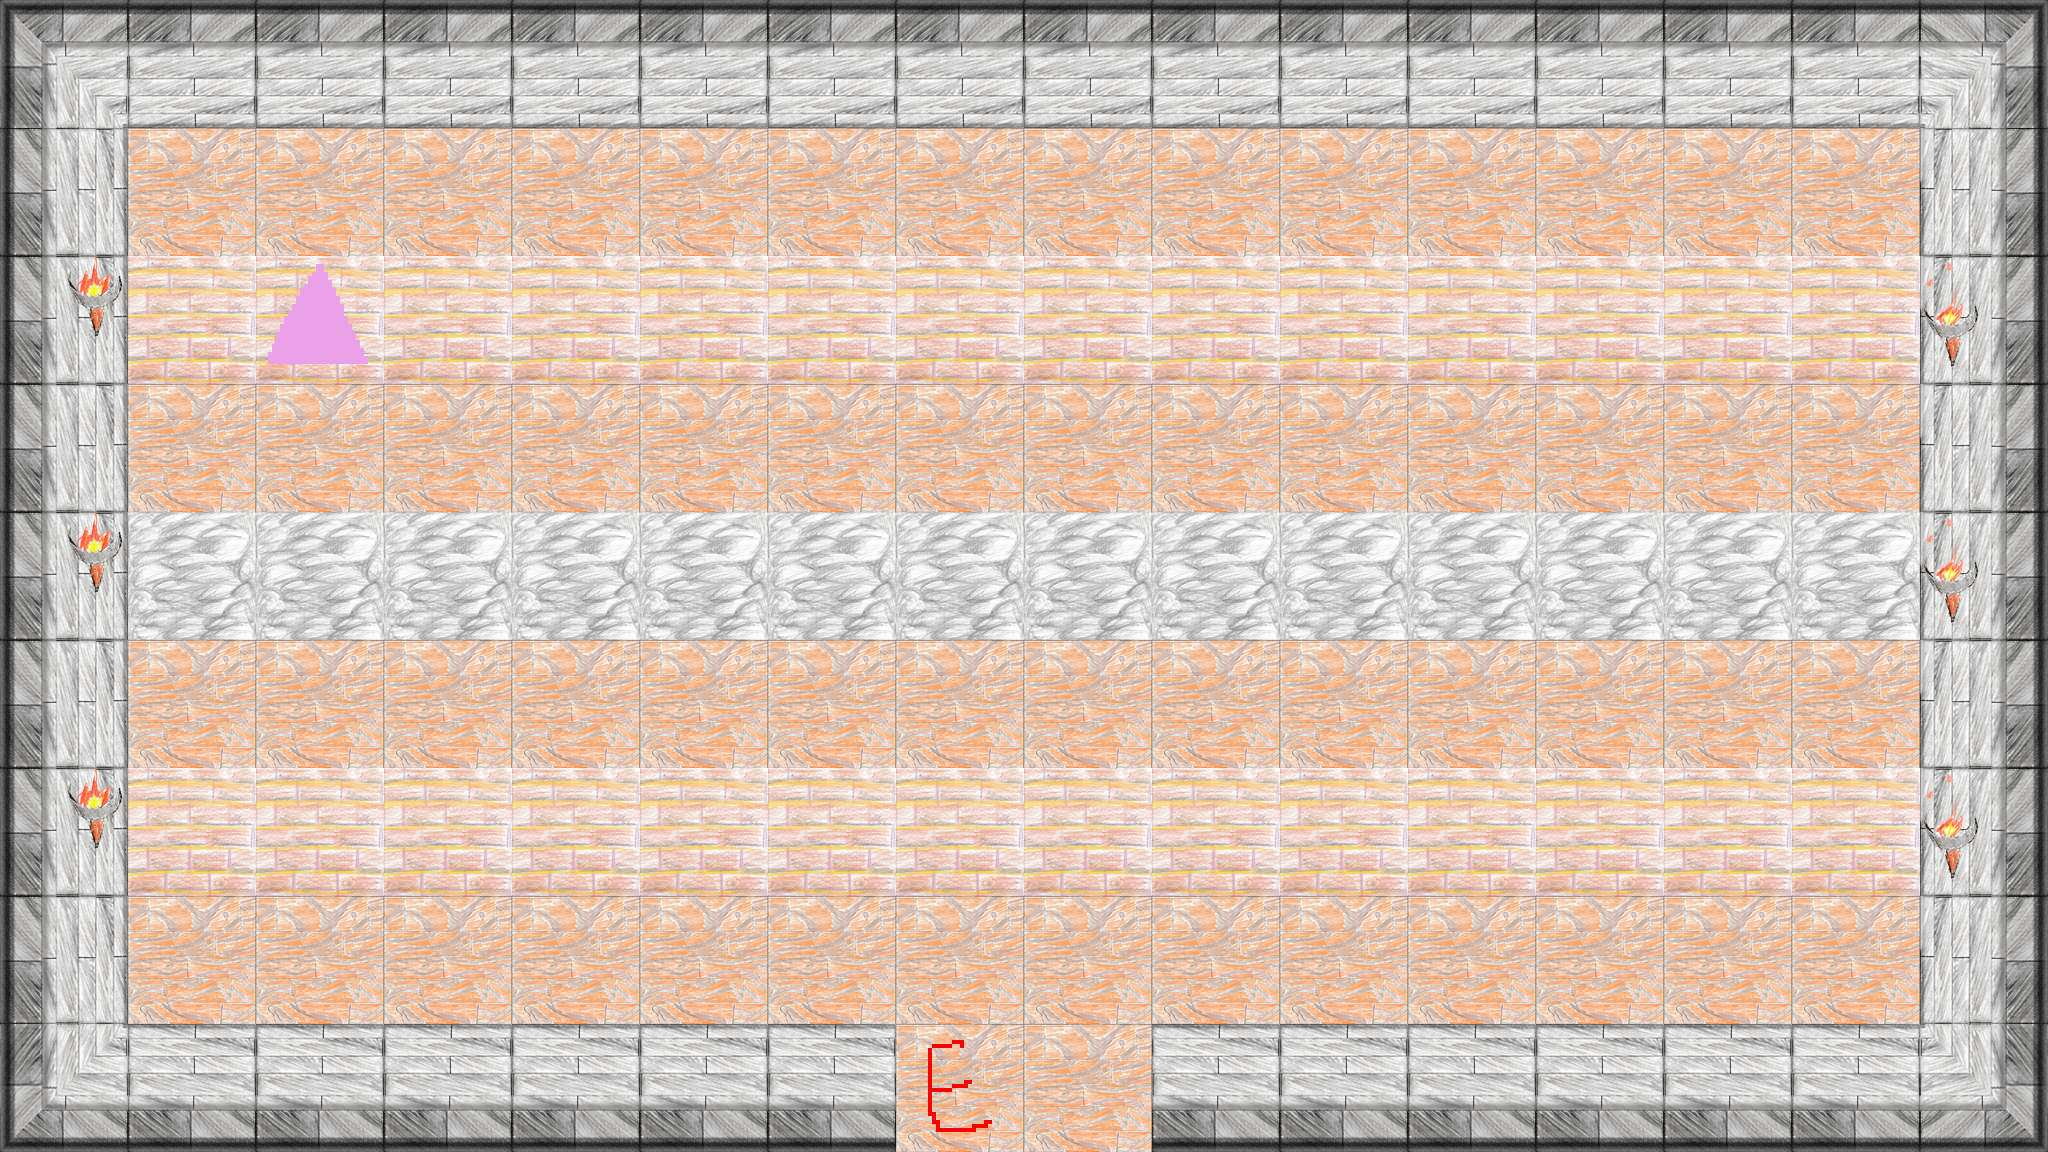

A level layout from a 2D game, rendered from its tile map. Below: a short description, then the map file with its tile-grid data intact:
An orthogonal 16x9 tile map with 128x128 px tiles, 2 tile layers (Tile Layer 1, Tile Layer 2), 2 tilesets.

<map version="1.8" tiledversion="1.8.4" orientation="orthogonal" renderorder="right-down" width="16" height="9" tilewidth="128" tileheight="128" infinite="0" nextlayerid="3" nextobjectid="1">
 <tileset firstgid="1" source="../tileSet/Level0.tsx" />
 <tileset firstgid="42" source="../tileSet/torchRight.tsx" />
 <layer id="1" name="Tile Layer 1" width="16" height="9">
  <data encoding="csv">
18,10,10,10,10,10,10,10,10,10,10,10,10,10,10,21,
15,22,22,22,22,22,22,22,22,22,22,22,22,22,22,17,
15,32,32,32,32,32,32,32,32,32,32,32,32,32,32,17,
15,22,22,22,22,22,22,22,22,22,22,22,22,22,22,17,
15,23,23,23,23,23,23,23,23,23,23,23,23,23,23,17,
15,22,22,22,22,22,22,22,22,22,22,22,22,22,22,17,
15,32,32,32,32,32,32,32,32,32,32,32,32,32,32,17,
15,22,22,22,22,22,22,22,22,22,22,22,22,22,22,17,
14,16,16,16,16,16,16,22,22,16,16,16,16,16,16,20
</data>
 </layer>
 <layer id="2" name="Tile Layer 2" width="16" height="9">
  <data encoding="csv">
0,0,0,0,0,0,0,0,0,0,0,0,0,0,0,0,
0,0,0,0,0,0,0,0,0,0,0,0,0,0,0,0,
44,0,39,0,0,0,0,0,0,0,0,0,0,0,0,33,
0,0,0,0,0,0,0,0,0,0,0,0,0,0,0,0,
44,0,0,0,0,0,0,0,0,0,0,0,0,0,0,33,
0,0,0,0,0,0,0,0,0,0,0,0,0,0,0,0,
44,0,0,0,0,0,0,0,0,0,0,0,0,0,0,33,
0,0,0,0,0,0,0,0,0,0,0,0,0,0,0,0,
0,0,0,0,0,0,0,41,0,0,0,0,0,0,0,0
</data>
 </layer>
</map>
